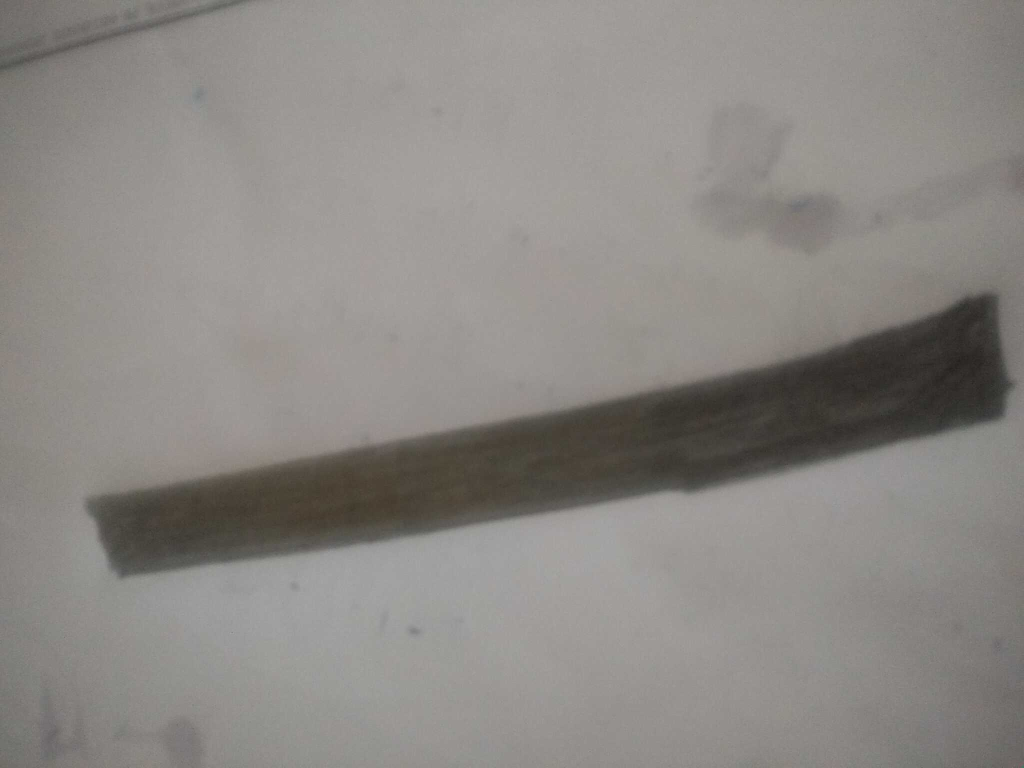
#> input picture shot.jpg, 2048 x 1536 px (shown at 1/2 size)
$ python correct_lines.py
#> lines starting #> are read from the running program, lines starting #| are printed output that depends on the picture; after the words box and inside, x2 and y2 are one past the last pixel; in counts of white or black regions, pixels touching at a corner belong together; long printed decimals are rounded
import numpy as np
import cv2
import cv2 as cv
import math
import requests
import time
#from matplotlib import pyplot as plt
def calc_c(theta):

    # theta = l/r
    r = 16 #cm
    # 3.5 cm Radius of whell
    length = math.radians(theta)*r
    return (length/2*math.pi*(3.5))
def power(theta):

    n = theta/90
    #ans = 100/n
    ans = n
    #print(ans)
    if(theta>=0):
        rm = 100-ans
        lm = 100
    else:
        ans*=-1
        lm = 100-ans
        rm = 100
    return lm,rm
def roi(img, vertices):
    #blank mask:
    #print(vertices)
    mask = np.zeros_like(img)
    # fill the mask
    cv2.fillPoly(mask, vertices, 255)
    # now only show the area that is the mask
    masked = cv2.bitwise_and(img, mask)
    return masked
def decode(thetha1,thetha2):
    #thetha= thetha2
    thetha = thetha1 + ((90-abs(thetha1))/90)*thetha2
    #thetha = 180+((thetha1-90)/90)*thetha2
    return thetha
def calibrate(follower):
    return np.linalg.solve([[follower[0],follower[1]], [imaginary[0],imaginary[1]]],[follower[2],imaginary[2]])
def w(n, d):
    return n / d if d else 0
def GetAngle (p1, p2,state):
    #state=0
    x1, y1 = p1
    x2, y2 = p2
    m1 = w(x1,y1)
    m2 = w(x2,y2)
    tnAngle = abs((m1-m2)/(1+(m1*m2)))
    tnAngle = math.degrees(math.atan(tnAngle))
    tnAngle=90-tnAngle
    #print(str(m1)+" "+str(m2))
    if(state==2):
        if(m1<0):
            tnAngle*=-1
    if(state==1):
        if(m2<0):
            tnAngle*=-1
    return tnAngle
def lineFromPoints(P,Q):

    a = Q[1] - P[1]
    b = P[0] - Q[0]
    c = a*(P[0]) + b*(P[1])

    return [a, b,c]
URL = "http://192.168.1.7:8080/shot.jpg"
n = 0
bota = [0,0]

while True:
    img = cv2.imread('shot.jpg',0)
#> img: shape (1536, 2048); min 31, max 167, mean 136.6
    img_resp=requests.get(URL)
    img_arr=np.array(bytearray(img_resp.content),dtype=np.uint8)
    #img_arr = np.array(bytearray(urllib.request.urlopen(URL).read()),dtype=np.uint8)
    img = cv2.imdecode(img_arr,-1)
#> img is the input picture: shape (1536, 2048, 3); mean B, G, R 132.1, 135.9, 139.4

    #img = cv2.inRange(img, (255,255,255), (60,60,60))
    #cv2.imshow("A",img)
    img = cv2.cvtColor(img, cv2.COLOR_BGR2GRAY)
    #cv2.waitKey(10)"""
    scale_percent = 50 # percent of original size
    width = int(img.shape[1] * scale_percent / 100)
#> width = 1024
    height = int(img.shape[0] * scale_percent / 100)
#> height = 768
    dim = (width, height)
#> dim = (1024, 768)

    # resize image
    img = cv2.resize(img, dim, interpolation = cv2.INTER_AREA)
#> img: shape (768, 1024)
    pts = np.array([[0,img.shape[1]],[0,img.shape[1]*1/5],[img.shape[0]*1/5,img.shape[1]*1/10],[img.shape[0]*4/5,img.shape[1]*1/10],[img.shape[0],img.shape[1]*1/4],[img.shape[0],img.shape[1]]])
    img = roi(img,np.int32([pts]))
#> in roi, `cv2.fillPoly(mask, vertices, 255)`:
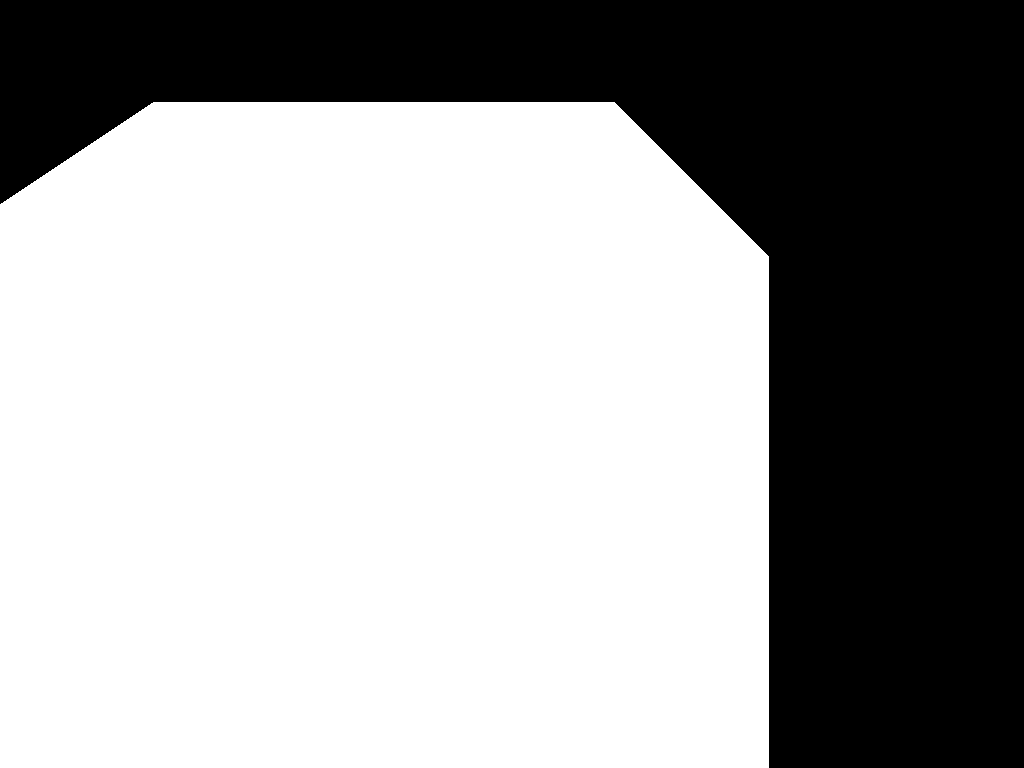
#> mask: shape (768, 1024); 62.6% white; 1 black region, box (x1, y1, x2, y2) and area: (0, 0, 1024, 768) 294067
    #cv2.imshow("Camera",img)
    #cv2.waitKey(1)
    ret,img = cv2.threshold(img,127,255,cv2.THRESH_BINARY)
#> img: shape (768, 1024); 52.8% white; 224 black regions (218 under 20 px), largest, box (x1, y1, x2, y2) and area: (0, 0, 1024, 768) 361641, (0, 630, 108, 768) 7723, (159, 720, 204, 768) 1451, (110, 725, 136, 741) 153, (0, 618, 13, 631) 62, (116, 752, 121, 764) 26
    #blur = cv2.GaussianBlur(img,(5,5),0)
    #ret3,th3 = cv2.threshold(blur,0,255,cv2.THRESH_BINARY+cv2.THRESH_OTSU)

    #cv2.imshow("TH3",i
    img = 255-img

    #cv2.waitKey(10)
    #img = 255-cv2.imread('TRACK1.png',0)


    #img = cv2.imread('image.pNg//')

    kernel = np.ones((20,20), np.uint8)
    img = cv2.erode(img, kernel, iterations=2)
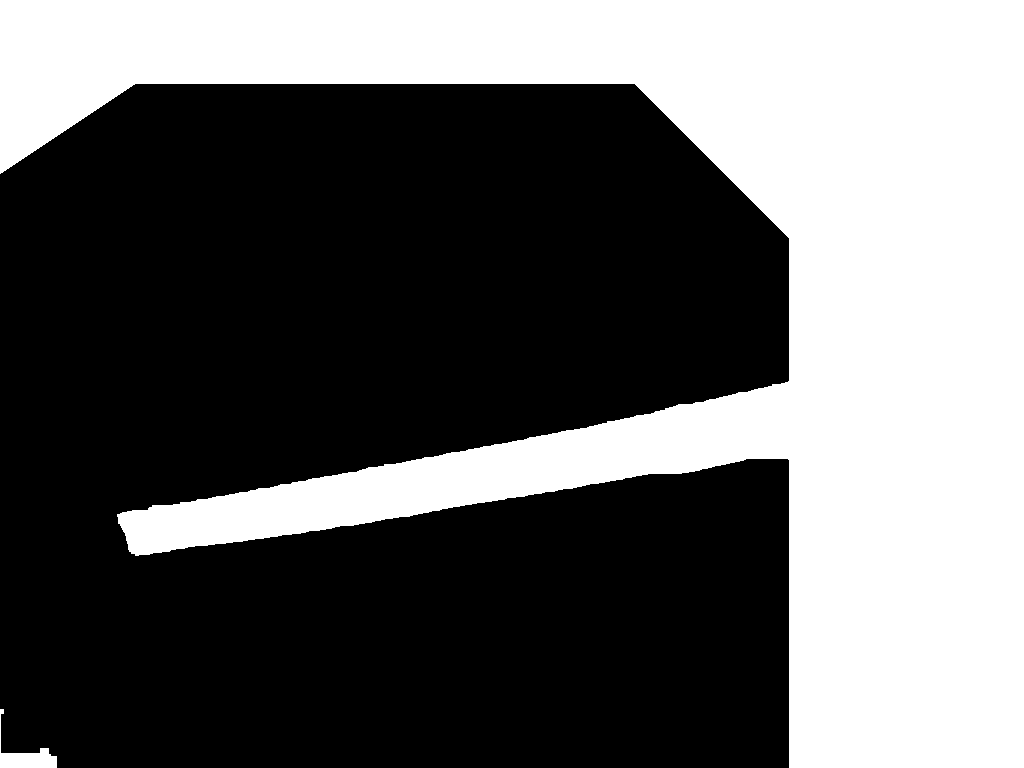
#> img: shape (768, 1024); 38.6% white; 2 white regions, box (x1, y1, x2, y2) and area: (0, 0, 1024, 768) 302588, (0, 709, 57, 768) 939
    size = np.size(img)
#> size = 786432
    skel = np.zeros(img.shape,np.uint8)


    ret,img = cv2.threshold(img,127,255,0)
    element = cv2.getStructuringElement(cv2.MORPH_CROSS,(3,3))
    done = False

    while( not done):
        eroded = cv2.erode(img,element)
        temp = cv2.dilate(eroded,element)
        temp = cv2.subtract(img,temp)
        skel = cv2.bitwise_or(skel,temp)
        img = eroded.copy()
        zeros = size - cv2.countNonZero(img)
        #cv2.imshow('img', img)
        #cv2.waitKey(1)
        if zeros==size:
            done = True
#> this loop made 473 passes
#> zeros on passes 1 to 3: 485649, 488337, 491016
#> pass 1, `temp = cv2.subtract(img,temp)`:
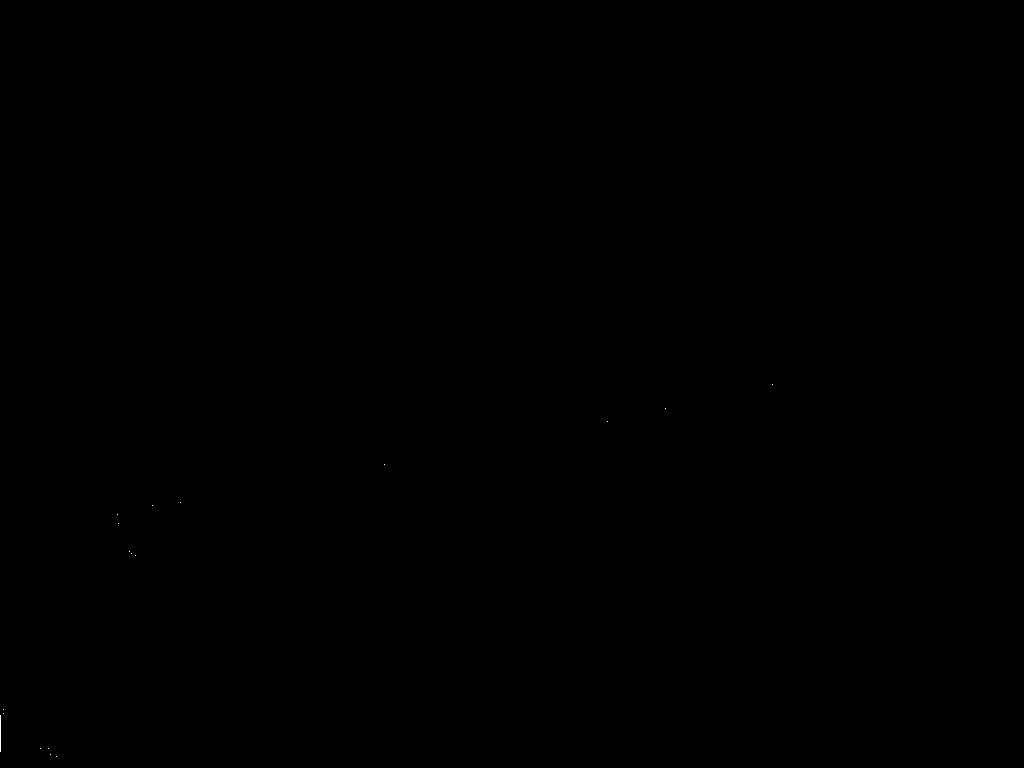
#> temp: shape (768, 1024); 0.01% white in thin lines or dots, all inside (x1, y1, x2, y2) = (0, 384, 773, 757)
#> after the loop: eroded: shape (768, 1024); every value is 0
#> after the loop: skel: shape (768, 1024); 0.25% white in thin lines or dots
    #cv2.imshow('Connt',skel)
    #cv2.waitKey(10)
    skela = skel.copy()
    edges = cv2.Canny(skela,50,150,apertureSize = 3)
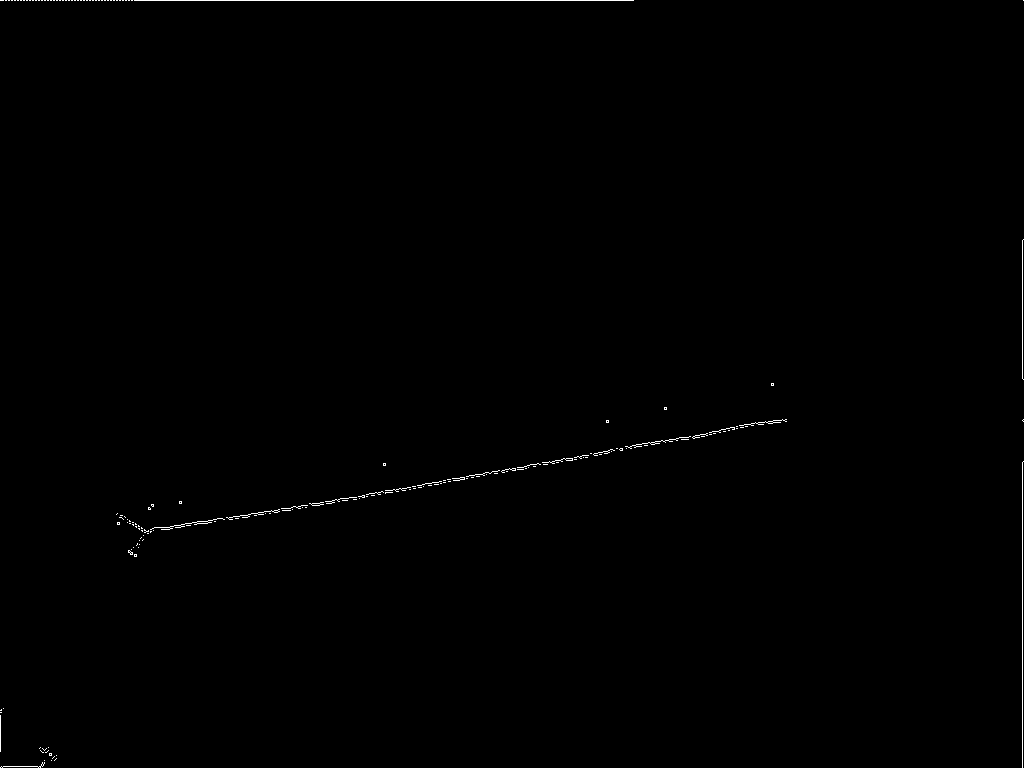
#> edges: shape (768, 1024); 0.3% white in thin lines or dots
    #cv2.imshow("edge",edges)
    lines = cv2.HoughLines(edges,1,np.pi/180,80)
#> lines = [[0, 1.57], [1022, 0], [550, 1.4], [552, 1.4], [546, 1.41], [558, 1.38], [556, 1.38], [544, 1.43]]
    #cv2.imshow("LINES_E",edges)

    for rho,theta in lines[len(lines)-1]:
        a = np.cos(theta)
        b = np.sin(theta)
        x0 = a*rho
        y0 = b*rho
        x1 = int(x0 + 1000*(-b))
        y1 = int(y0 + 1000*(a))
        x2 = int(x0 - 1000*(-b))
        y2 = int(y0 - 1000*(a))

        cv2.line(img,(x1,y1),(x2,y2),(222,0,255),3)
        follower = lineFromPoints([x1,y1],[x2,y2])
        break
#> this loop made 1 pass
#> (rho, theta, x0, y0, x1, y1) on pass 1: (544, 1.43, 75.71, 538.7, -914, 677)
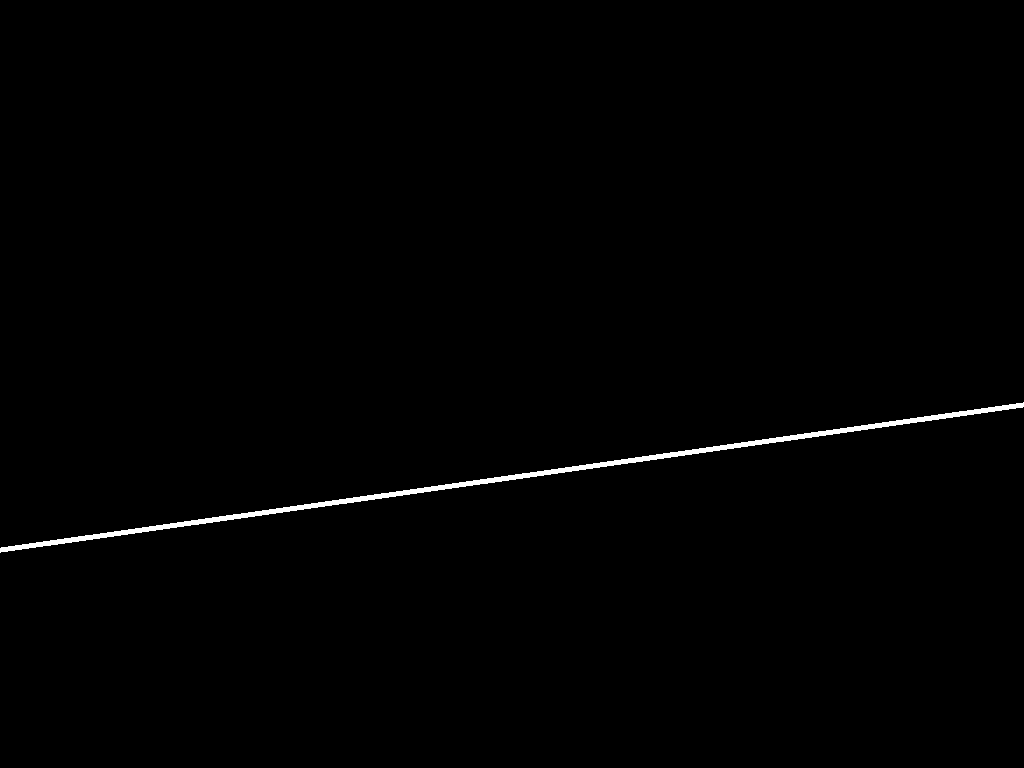
#> img: shape (768, 1024); values 0 (black) and 222 (white), 0.66% white; 1 white region, box (x1, y1, x2, y2) and area: (0, 402, 1024, 553) 5162

    #cv2.imshow("LINES",img)
    cv2.waitKey(10)
    x,y = img.shape
#> x = 768; y = 1024
    y -= 200
#> y = 824
    try:
        imaginary = lineFromPoints([0,int(y*(3/4))],[x,int(y*(3/4))])
#> imaginary = [0, -768, -474624]
        if(n==0):
            loca = np.linalg.solve([[follower[0],follower[1]], [imaginary[0],imaginary[1]]],[follower[2],imaginary[2]])
#> loca = [-494, 618]
            loc = loca[0]
#> loc = -494
            n+=1
        target = (int(loc),int(y*(3/4)))
#> target = (-493, 618)


        real = np.linalg.solve([[follower[0],follower[1]], [imaginary[0],imaginary[1]]],[follower[2],imaginary[2]])
#> real = [-494, 618]

        #print(real)


        real = np.linalg.solve([[follower[0],follower[1]], [imaginary[0],imaginary[1]]],[follower[2],imaginary[2]])
        #print(real)
        bot = (int(loc),int(y*(3.3/4)))
#> bot = (-493, 679)
        line1 = lineFromPoints([int(loc),int(y*(3/4))],[int(loc),int(y*(3.3/4))])
#> line1 = [61, 0, -30073]
        line2 = lineFromPoints([int(real[0]),int(real[1])],[int(loc),int(y*(3.3/4))])
#> line2 = [61, 0, -30073]
        thetha1=(GetAngle((line1[0],line1[1]),(line2[0],line2[1]),1))
#> thetha1 = 90
        thetha2=(GetAngle((follower[0],follower[1]),(imaginary[0],imaginary[1]),2))
#> thetha2 = 82
        if(n==0):
            sub = thetha2

        #if(thetha2>90):
        #   thetha = (((thetha1+90)/90)*thetha2)-180
           #thetha*=-1
        if(thetha1==90):
            thetha1=0

        thetha = decode(thetha1,thetha2)
#> thetha = 82
        #print(thetha)
        print(power(thetha))
#> in power, `n = theta/90`: n = 0.911
#> in power, `rm = 100-ans`: rm = 99.09
#| (100, 99.089)
        """
        cv2.line(img,(int(real[0]),int(real[1])),(int(loc),int(y*(3.3/4))),(255,255,255),2)
        cv2.line(img,bot,target,(255,255,255),2)
        img = cv2.circle(img, bot , 4, (255,255,255), 10)
        img = cv2.circle(img, target , 2, (255,255,255), 2)
        img = cv2.circle(img, (int(real[0]),int(real[1])) , 2, (255,255,255), 10)
        #cv2.imwrite('houghlines5.jpg',skel)
        cv2.line(img,(0,int(y*(3/4))),(x,int(y*(3/4))),(255,255,255),2)
        scale_percent = 10 # percent of original size
        width = int(img.shape[1] * scale_percent / 100)
        height = int(img.shape[0] * scale_percent / 100)
        dim = (width, height)

        # resize image
        img = cv2.resize(img, dim, interpolation = cv2.INTER_AREA)
        cv2.imshow('window',img)
        """


    except:
        #print("ERR IS HIMAN")
        pass

    #cv2.imshow('window',skel)
